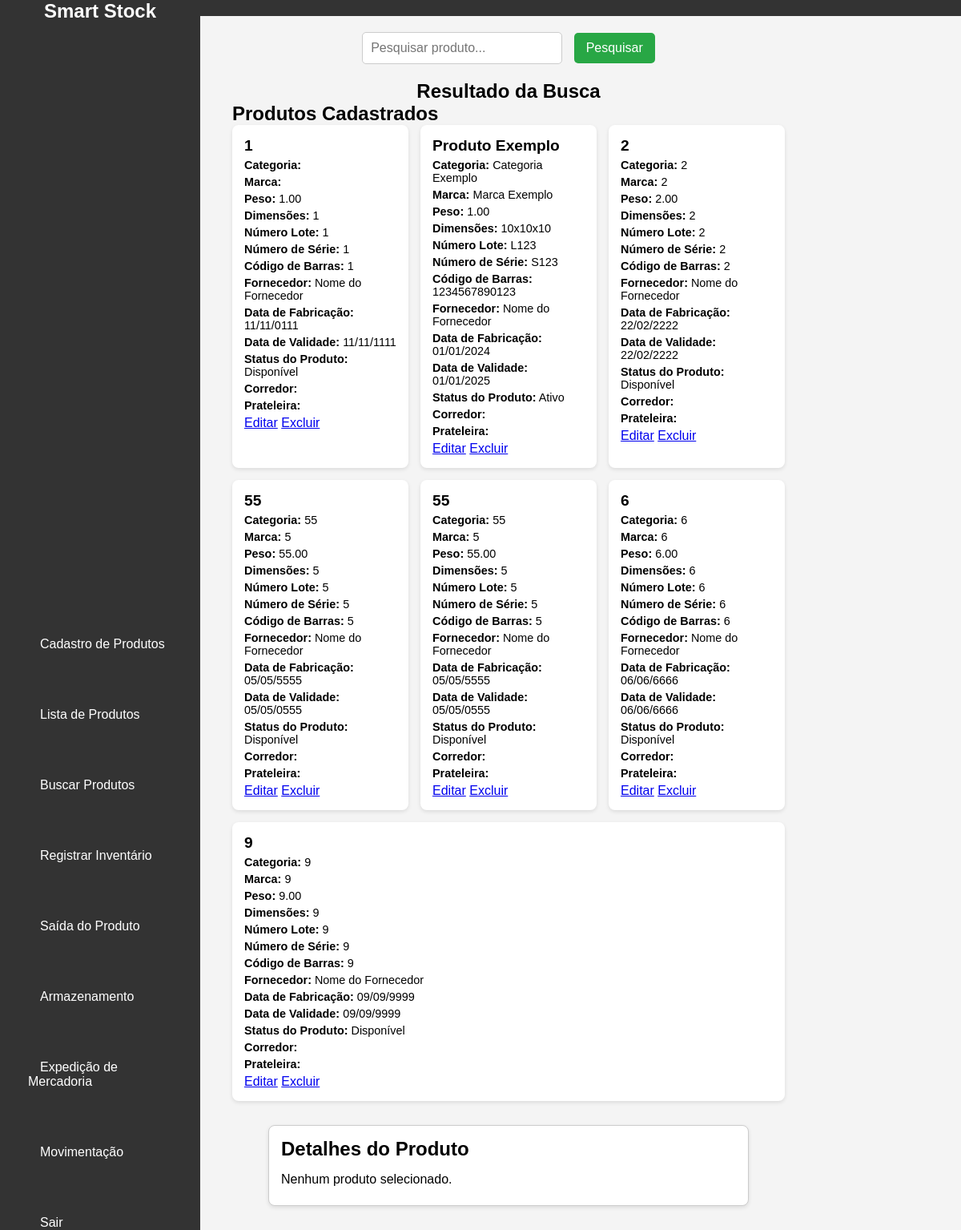
Page /view/listaProduto.php (signed in) on the earlier database version.
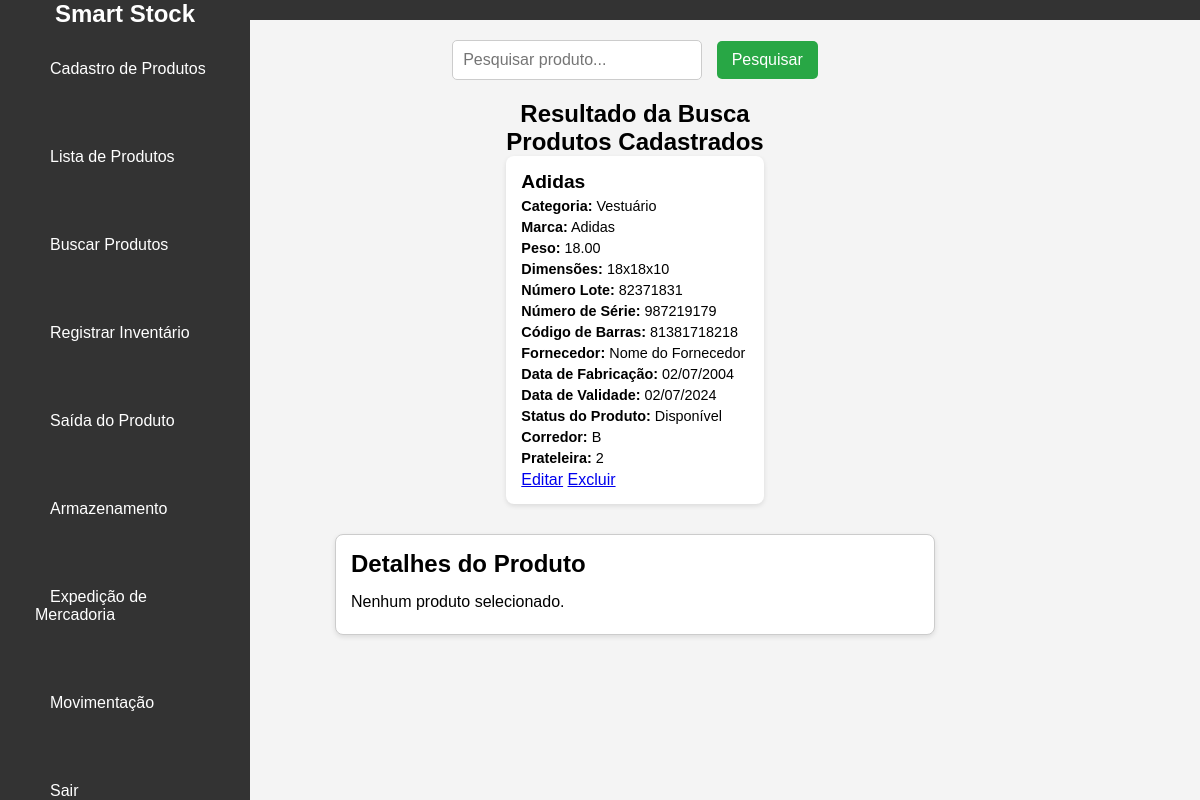
Same page on the later database version.
### tables this page shows
CREATE TABLE `produto` (
  `produto_id` int NOT NULL,
  `nome` varchar(255) NOT NULL,
  `marca` varchar(100) DEFAULT NULL,
  `peso` decimal(10,2) DEFAULT NULL,
  `dimensoes` varchar(100) DEFAULT NULL,
  `numero_lote` varchar(50) DEFAULT NULL,
  `numero_serie` varchar(50) DEFAULT NULL,
  `codigo_barras` varchar(50) DEFAULT NULL,
  `fornecedor_id` int DEFAULT NULL,
  `data_fabricacao` date DEFAULT NULL,
  `data_validade` date DEFAULT NULL,
  `zona` varchar(100) DEFAULT NULL,
  `endereco` varchar(255) DEFAULT NULL,
  `quantidade_reservada` int DEFAULT '0',
  `status_produto` varchar(50) DEFAULT 'Disponível',
  `corredor` varchar(50) NOT NULL,
  `prateleira` varchar(50) NOT NULL,
  `nivel` varchar(50) NOT NULL,
  `posicao` varchar(50) NOT NULL,
  `categoria` varchar(100) DEFAULT NULL
);

CREATE TABLE `fornecedor` (
  `fornecedor_id` int NOT NULL,
  `nome` varchar(255) NOT NULL,
  `telefone` varchar(20) DEFAULT NULL,
  `email` varchar(255) DEFAULT NULL,
  `cnpj` varchar(20) DEFAULT NULL,
  `rua` varchar(255) DEFAULT NULL,
  `numero` varchar(10) DEFAULT NULL,
  `complemento` varchar(50) DEFAULT NULL,
  `bairro` varchar(100) DEFAULT NULL,
  `cidade` varchar(100) DEFAULT NULL,
  `estado` varchar(50) DEFAULT NULL,
  `cep` varchar(10) DEFAULT NULL
);

CREATE TABLE `localizacao` (
  `localizacao_id` int NOT NULL,
  `corredor` varchar(50) DEFAULT NULL,
  `prateleira` varchar(255) NOT NULL,
  `coluna` varchar(255) NOT NULL,
  `andar` int NOT NULL,
  `capacidade_total` int NOT NULL,
  `ocupacao_atual` int NOT NULL
);

### view/listaProduto.php (the view, shortened to what this page needs)
<?php
$produtosCadastrados = [];
function listarProduto()
{
    $conexao = Conexao::conectar();
    $sql = "SELECT p.*,
                    l.corredor,
                    l.prateleira,
                    l.coluna,
                    l.andar,
                    f.nome AS fornecedor_nome
             FROM produto p
             LEFT JOIN produto_localizacao pl ON p.produto_id = pl.produto_id
             LEFT JOIN localizacao l ON pl.localizacao_id = l.localizacao_id
             LEFT JOIN fornecedor f ON p.fornecedor_id = f.fornecedor_id";
    $stmt = $conexao->prepare($sql);
    $stmt->execute();
    return $stmt->fetchAll(PDO::FETCH_ASSOC);
}
try {
    $produtosCadastrados = listarProduto();
} catch (Exception $e) {
    die("Erro ao buscar produtos: " . htmlspecialchars($e->getMessage()));
}
?>
<!DOCTYPE html>
<html lang="pt-BR">
<head>
    <link rel="stylesheet" href="../css/produto/buscarProduto.css">
    <link rel="stylesheet" href="../css/header.css">
    <link rel="stylesheet" href="../css/index.css">
</head>
<body>
    <header id="header">
        <nav id="navbar">
            <h1 id="system-name">Smart Stock</h1>
            <ul id="nav">
                <li class="nav-item"><a href="cadastroProduto.php">Cadastro de Produtos</a></li>
                <li class="nav-item"><a href="listaProduto.php">Lista de Produtos</a></li>
                <li class="nav-item"><a href="buscarProduto.php">Buscar Produtos</a></li>
                <li class="nav-item"><a href="registrarInventario.php">Registrar Inventário</a></li>
                <li class="nav-item"><a href="registrarSaidaProduto.php">Saída do Produto</a></li>
                <li class="nav-item"><a href="Armazenamento.php">Armazenamento</a></li>
                <li class="nav-item"><a href="ExpediçãodeMercadoria.php">Expedição de Mercadoria</a></li>
                <li class="nav-item"><a href="movimentacao.php">Movimentação</a></li>
                <li class="nav-item"><a href="../index.php">Sair</a></li>
            </ul>
        </nav>
    </header>
    <main>
        <form method="POST" action="" aria-label="Barra de Pesquisa">
            <input type="text" id="barra-pesquisa" name="query" placeholder="Pesquisar produto..." value="<?php echo isset($_POST['query']) ? htmlspecialchars($_POST['query']) : ''; ?>" required>
            <button id="botao-pesquisa" type="submit">Pesquisar</button>
        </form>
        <section id="resultado-busca" aria-labelledby="resultado-busca-titulo">
            <h2 id="resultado-busca-titulo">Resultado da Busca</h2>
        </section>
        <section id="produtos-cadastrados" aria-labelledby="produtos-cadastrados-titulo">
            <h2 id="produtos-cadastrados-titulo">Produtos Cadastrados</h2>
            <div id="produtos">
                <?php if (count($produtosCadastrados) > 0): ?>
                    <?php foreach ($produtosCadastrados as $produto): ?>
                        <div class="produto-card" onclick="exibirInfoProduto(<?php echo htmlspecialchars($produto['produto_id']); ?>)">
                            <h3><?php echo htmlspecialchars($produto['nome']); ?></h3>
                            <p><strong>Categoria:</strong> <?php echo htmlspecialchars($produto['categoria']); ?></p>
                            <p><strong>Marca:</strong> <?php echo htmlspecialchars($produto['marca']); ?></p>
                            <p><strong>Peso:</strong> <?php echo htmlspecialchars($produto['peso']); ?></p>
                            <p><strong>Dimensões:</strong> <?php echo htmlspecialchars($produto['dimensoes']); ?></p>
                            <p><strong>Número Lote:</strong> <?php echo htmlspecialchars($produto['numero_lote']); ?></p>
                            <p><strong>Número de Série:</strong> <?php echo htmlspecialchars($produto['numero_serie']); ?></p>
                            <p><strong>Código de Barras:</strong> <?php echo htmlspecialchars($produto['codigo_barras']); ?></p>
                            <p><strong>Fornecedor:</strong> <?php echo htmlspecialchars($produto['fornecedor_nome']); ?></p>
                            <p><strong>Data de Fabricação:</strong> <?php echo htmlspecialchars(date('d/m/Y', strtotime($produto['data_fabricacao']))); ?></p>
                            <p><strong>Data de Validade:</strong> <?php echo htmlspecialchars(date('d/m/Y', strtotime($produto['data_validade']))); ?></p>
                            <p><strong>Status do Produto:</strong> <?php echo htmlspecialchars($produto['status_produto']); ?></p>
                            <p><strong>Corredor:</strong> <?php echo htmlspecialchars($produto['corredor']); ?></p>
                            <p><strong>Prateleira:</strong> <?php echo htmlspecialchars($produto['prateleira']); ?></p>
                            <a class="edit-link" href="editarProduto.php?id=<?php echo htmlspecialchars($produto['produto_id']); ?>">Editar</a>
                            <a class="delete-link" href="listaProduto.php?excluir_produto_id=<?php echo htmlspecialchars($produto['produto_id']); ?>"
                                onclick="return confirm('Tem certeza que deseja excluir este produto?');">Excluir</a>
                        </div>
                    <?php endforeach; ?>
                <?php else: ?>
                    <p>Nenhum produto cadastrado.</p>
                <?php endif; ?>
            </div>
        </section>
        <section id="info-produto" aria-labelledby="info-produto-titulo">
            <h2 id="info-produto-titulo">Detalhes do Produto</h2>
            <div id="detalhes-produto">
                <p>Nenhum produto selecionado.</p>
            </div>
        </section>
</body>
</html>

### css/produto/buscarProduto.css (style rules this page uses)
* { list-style: none; }
#barra-pesquisa { width: 60%; padding: 12px; font-size: 16px; border: 1px solid #ddd; border-radius: 4px; transition: border-color 0.3s; }
#botao-pesquisa { padding: 12px 20px; font-size: 16px; background-color: #007bff; color: white; border: none; border-radius: 4px; cursor: pointer; transition: background-color 0.3s; margin-left: 10px; }
main { display: flex; flex-direction: column; align-items: center; padding: 20px; margin-top: 20px; }
#lista-produtos, #info-produto { width: 100%; max-width: 600px; border: 1px solid #ccc; background-color: white; padding: 20px; margin: 10px 0; border-radius: 8px; box-shadow: 0 4px 8px rgba(0, 0, 0, 0.1); }
#detalhes-produto p { margin: 8px 0; }

### css/header.css (style rules this page uses)
#navbar { display: flex; flex-direction: column; justify-content: flex-start; align-items: flex-start; position: fixed; left: 0; top: 0; width: 250px; height: 100%; background-color: #333; padding: 20px; }
#nav { list-style-type: none; display: flex; flex-direction: column; gap: 70px; margin-top: 26%; }
.nav-item a { color: white; text-decoration: none; padding: 10px 15px; border-radius: 4px; width: 100%; transition: background-color 0.3s; }
main { margin: 0 200px 0 270px; }

### css/index.css (style rules this page uses)
* { box-sizing: border-box; margin: 0; padding: 0; }
body { font-family: Verdana, Geneva, Tahoma, sans-serif; background-color: #f0f0f0; }
h1 { color: #fff; }

### view/listaProduto.php (style rules this page uses)
body { font-family: Arial, sans-serif; margin: 0; padding: 0; background-color: #f4f4f4; }
#header { background: #333; color: #fff; padding: 10px 0; }
#navbar { display: flex; justify-content: space-between; align-items: center; padding: 0 20px; }
#system-name { margin: 0; }
#nav { list-style-type: none; margin: 0; padding: 0; display: flex; }
.nav-item { margin-left: 15px; }
.nav-item a { color: #fff; text-decoration: none; }
main { padding: 20px; }
form { margin-bottom: 20px; }
#barra-pesquisa { padding: 10px; width: 250px; border: 1px solid #ccc; border-radius: 5px; }
#botao-pesquisa { padding: 10px 15px; border: none; border-radius: 5px; background-color: #28a745; color: white; cursor: pointer; margin-left: 10px; }
#produtos { display: flex; flex-wrap: wrap; gap: 15px; }
.produto-card { background: white; border-radius: 8px; box-shadow: 0 2px 5px rgba(0, 0, 0, 0.1); padding: 15px; flex: 1 1 200px; transition: transform 0.2s; cursor: pointer; }
.produto-card h3 { margin: 0; font-size: 1.2em; }
.produto-card p { margin: 5px 0; font-size: 0.9em; }
#info-produto { margin-top: 30px; padding: 15px; background: white; border-radius: 8px; box-shadow: 0 2px 5px rgba(0, 0, 0, 0.1); }
#info-produto h2 { margin-top: 0; }
#detalhes-produto { margin-top: 15px; }

Differences in the rows shown:
removed produto: nome "1", peso "1.00", dimensoes "1", numero_lote "1", numero_serie "1", codigo_barras "1", fornecedor.nome "Nome do Fornecedor", data_fabricacao "11/11/0111", data_validade "11/11/1111", status_produto "Disponível"
removed produto: nome "Produto Exemplo", categoria "Categoria Exemplo", marca "Marca Exemplo", peso "1.00", dimensoes "10x10x10", numero_lote "L123", numero_serie "S123", codigo_barras "1234567890123", fornecedor.nome "Nome do Fornecedor", data_fabricacao "01/01/2024", data_validade "01/01/2025", status_produto "Ativo"
removed produto: nome "2", categoria "2", marca "2", peso "2.00", dimensoes "2", numero_lote "2", numero_serie "2", codigo_barras "2", fornecedor.nome "Nome do Fornecedor", data_fabricacao "22/02/2222", data_validade "22/02/2222", status_produto "Disponível"
removed produto: nome "55", categoria "55", marca "5", peso "55.00", dimensoes "5", numero_lote "5", numero_serie "5", codigo_barras "5", fornecedor.nome "Nome do Fornecedor", data_fabricacao "05/05/5555", data_validade "05/05/0555", status_produto "Disponível"
removed produto: nome "55", categoria "55", marca "5", peso "55.00", dimensoes "5", numero_lote "5", numero_serie "5", codigo_barras "5", fornecedor.nome "Nome do Fornecedor", data_fabricacao "05/05/5555", data_validade "05/05/0555", status_produto "Disponível"
removed produto: nome "6", categoria "6", marca "6", peso "6.00", dimensoes "6", numero_lote "6", numero_serie "6", codigo_barras "6", fornecedor.nome "Nome do Fornecedor", data_fabricacao "06/06/6666", data_validade "06/06/6666", status_produto "Disponível"
removed produto: nome "9", categoria "9", marca "9", peso "9.00", dimensoes "9", numero_lote "9", numero_serie "9", codigo_barras "9", fornecedor.nome "Nome do Fornecedor", data_fabricacao "09/09/9999", data_validade "09/09/9999", status_produto "Disponível"
added produto: nome "Adidas", categoria "Vestuário", marca "Adidas", peso "18.00", dimensoes "18x18x10", numero_lote "82371831", numero_serie "987219179", codigo_barras "81381718218", fornecedor.nome "Nome do Fornecedor", data_fabricacao "02/07/2004", data_validade "02/07/2024", status_produto "Disponível", localizacao.corredor "B", localizacao.prateleira "2"
